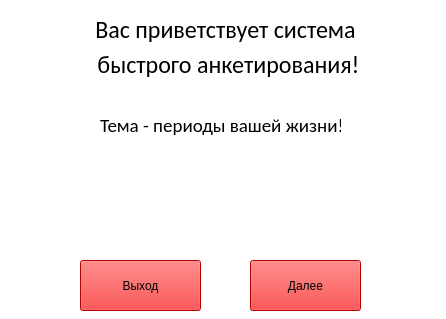
<?xml version="1.0" encoding="UTF-8"?>
<ui version="4.0">
 <class>MainWindow</class>
 <widget class="QMainWindow" name="MainWindow">
  <property name="geometry">
   <rect>
    <x>0</x>
    <y>0</y>
    <width>446</width>
    <height>319</height>
   </rect>
  </property>
  <property name="minimumSize">
   <size>
    <width>446</width>
    <height>319</height>
   </size>
  </property>
  <property name="maximumSize">
   <size>
    <width>446</width>
    <height>319</height>
   </size>
  </property>
  <property name="palette">
   <palette>
    <active>
     <colorrole role="Button">
      <brush brushstyle="SolidPattern">
       <color alpha="255">
        <red>255</red>
        <green>255</green>
        <blue>255</blue>
       </color>
      </brush>
     </colorrole>
     <colorrole role="Base">
      <brush brushstyle="SolidPattern">
       <color alpha="255">
        <red>255</red>
        <green>255</green>
        <blue>255</blue>
       </color>
      </brush>
     </colorrole>
     <colorrole role="Window">
      <brush brushstyle="SolidPattern">
       <color alpha="255">
        <red>255</red>
        <green>255</green>
        <blue>255</blue>
       </color>
      </brush>
     </colorrole>
    </active>
    <inactive>
     <colorrole role="Button">
      <brush brushstyle="SolidPattern">
       <color alpha="255">
        <red>255</red>
        <green>255</green>
        <blue>255</blue>
       </color>
      </brush>
     </colorrole>
     <colorrole role="Base">
      <brush brushstyle="SolidPattern">
       <color alpha="255">
        <red>255</red>
        <green>255</green>
        <blue>255</blue>
       </color>
      </brush>
     </colorrole>
     <colorrole role="Window">
      <brush brushstyle="SolidPattern">
       <color alpha="255">
        <red>255</red>
        <green>255</green>
        <blue>255</blue>
       </color>
      </brush>
     </colorrole>
    </inactive>
    <disabled>
     <colorrole role="Button">
      <brush brushstyle="SolidPattern">
       <color alpha="255">
        <red>255</red>
        <green>255</green>
        <blue>255</blue>
       </color>
      </brush>
     </colorrole>
     <colorrole role="Base">
      <brush brushstyle="SolidPattern">
       <color alpha="255">
        <red>255</red>
        <green>255</green>
        <blue>255</blue>
       </color>
      </brush>
     </colorrole>
     <colorrole role="Window">
      <brush brushstyle="SolidPattern">
       <color alpha="255">
        <red>255</red>
        <green>255</green>
        <blue>255</blue>
       </color>
      </brush>
     </colorrole>
    </disabled>
   </palette>
  </property>
  <property name="windowTitle">
   <string>MainWindow</string>
  </property>
  <property name="styleSheet">
   <string notr="true">background-color: rgb(255, 255, 255);</string>
  </property>
  <widget class="QWidget" name="centralwidget">
   <widget class="QLabel" name="label_welcome_1">
    <property name="geometry">
     <rect>
      <x>20</x>
      <y>10</y>
      <width>411</width>
      <height>41</height>
     </rect>
    </property>
    <property name="font">
     <font>
      <family>Calibri</family>
      <pointsize>18</pointsize>
     </font>
    </property>
    <property name="text">
     <string>&lt;html&gt;&lt;head/&gt;&lt;body&gt;&lt;p align=&quot;center&quot;&gt;Вас приветствует система&lt;/p&gt;&lt;/body&gt;&lt;/html&gt;</string>
    </property>
   </widget>
   <widget class="QLabel" name="label_subject">
    <property name="geometry">
     <rect>
      <x>100</x>
      <y>110</y>
      <width>241</width>
      <height>31</height>
     </rect>
    </property>
    <property name="font">
     <font>
      <family>Calibri</family>
      <pointsize>14</pointsize>
     </font>
    </property>
    <property name="text">
     <string>&lt;html&gt;&lt;head/&gt;&lt;body&gt;&lt;p align=&quot;center&quot;&gt;Тема - периоды вашей жизни!&lt;/p&gt;&lt;/body&gt;&lt;/html&gt;</string>
    </property>
   </widget>
   <widget class="QLabel" name="label_welcome_2">
    <property name="geometry">
     <rect>
      <x>18</x>
      <y>50</y>
      <width>421</width>
      <height>31</height>
     </rect>
    </property>
    <property name="font">
     <font>
      <family>Calibri</family>
      <pointsize>18</pointsize>
     </font>
    </property>
    <property name="text">
     <string>&lt;html&gt;&lt;head/&gt;&lt;body&gt;&lt;p align=&quot;center&quot;&gt;быстрого анкетирования!&lt;/p&gt;&lt;/body&gt;&lt;/html&gt;</string>
    </property>
   </widget>
   <widget class="QPushButton" name="btn_exit">
    <property name="geometry">
     <rect>
      <x>80</x>
      <y>260</y>
      <width>121</width>
      <height>51</height>
     </rect>
    </property>
    <property name="palette">
     <palette>
      <active>
       <colorrole role="WindowText">
        <brush brushstyle="SolidPattern">
         <color alpha="255">
          <red>0</red>
          <green>0</green>
          <blue>0</blue>
         </color>
        </brush>
       </colorrole>
       <colorrole role="Button">
        <brush brushstyle="SolidPattern">
         <color alpha="255">
          <red>255</red>
          <green>0</green>
          <blue>0</blue>
         </color>
        </brush>
       </colorrole>
       <colorrole role="Text">
        <brush brushstyle="SolidPattern">
         <color alpha="255">
          <red>0</red>
          <green>0</green>
          <blue>0</blue>
         </color>
        </brush>
       </colorrole>
       <colorrole role="ButtonText">
        <brush brushstyle="SolidPattern">
         <color alpha="255">
          <red>0</red>
          <green>0</green>
          <blue>0</blue>
         </color>
        </brush>
       </colorrole>
       <colorrole role="Base">
        <brush brushstyle="SolidPattern">
         <color alpha="255">
          <red>255</red>
          <green>0</green>
          <blue>0</blue>
         </color>
        </brush>
       </colorrole>
       <colorrole role="Window">
        <brush brushstyle="SolidPattern">
         <color alpha="255">
          <red>255</red>
          <green>0</green>
          <blue>0</blue>
         </color>
        </brush>
       </colorrole>
      </active>
      <inactive>
       <colorrole role="WindowText">
        <brush brushstyle="SolidPattern">
         <color alpha="255">
          <red>0</red>
          <green>0</green>
          <blue>0</blue>
         </color>
        </brush>
       </colorrole>
       <colorrole role="Button">
        <brush brushstyle="SolidPattern">
         <color alpha="255">
          <red>255</red>
          <green>0</green>
          <blue>0</blue>
         </color>
        </brush>
       </colorrole>
       <colorrole role="Text">
        <brush brushstyle="SolidPattern">
         <color alpha="255">
          <red>0</red>
          <green>0</green>
          <blue>0</blue>
         </color>
        </brush>
       </colorrole>
       <colorrole role="ButtonText">
        <brush brushstyle="SolidPattern">
         <color alpha="255">
          <red>0</red>
          <green>0</green>
          <blue>0</blue>
         </color>
        </brush>
       </colorrole>
       <colorrole role="Base">
        <brush brushstyle="SolidPattern">
         <color alpha="255">
          <red>255</red>
          <green>0</green>
          <blue>0</blue>
         </color>
        </brush>
       </colorrole>
       <colorrole role="Window">
        <brush brushstyle="SolidPattern">
         <color alpha="255">
          <red>255</red>
          <green>0</green>
          <blue>0</blue>
         </color>
        </brush>
       </colorrole>
      </inactive>
      <disabled>
       <colorrole role="WindowText">
        <brush brushstyle="SolidPattern">
         <color alpha="255">
          <red>0</red>
          <green>0</green>
          <blue>0</blue>
         </color>
        </brush>
       </colorrole>
       <colorrole role="Button">
        <brush brushstyle="SolidPattern">
         <color alpha="255">
          <red>255</red>
          <green>0</green>
          <blue>0</blue>
         </color>
        </brush>
       </colorrole>
       <colorrole role="Text">
        <brush brushstyle="SolidPattern">
         <color alpha="255">
          <red>0</red>
          <green>0</green>
          <blue>0</blue>
         </color>
        </brush>
       </colorrole>
       <colorrole role="ButtonText">
        <brush brushstyle="SolidPattern">
         <color alpha="255">
          <red>0</red>
          <green>0</green>
          <blue>0</blue>
         </color>
        </brush>
       </colorrole>
       <colorrole role="Base">
        <brush brushstyle="SolidPattern">
         <color alpha="255">
          <red>255</red>
          <green>0</green>
          <blue>0</blue>
         </color>
        </brush>
       </colorrole>
       <colorrole role="Window">
        <brush brushstyle="SolidPattern">
         <color alpha="255">
          <red>255</red>
          <green>0</green>
          <blue>0</blue>
         </color>
        </brush>
       </colorrole>
      </disabled>
     </palette>
    </property>
    <property name="styleSheet">
     <string notr="true">color: rgb(0, 0, 0);
background-color:rgb(255, 0, 0);</string>
    </property>
    <property name="text">
     <string>Выход</string>
    </property>
   </widget>
   <widget class="QPushButton" name="btn_begin">
    <property name="geometry">
     <rect>
      <x>250</x>
      <y>260</y>
      <width>111</width>
      <height>51</height>
     </rect>
    </property>
    <property name="styleSheet">
     <string notr="true">color: rgb(0, 0, 0);
background-color:rgb(255, 0, 0);</string>
    </property>
    <property name="text">
     <string>Далее</string>
    </property>
   </widget>
  </widget>
 </widget>
 <resources/>
 <connections/>
</ui>
